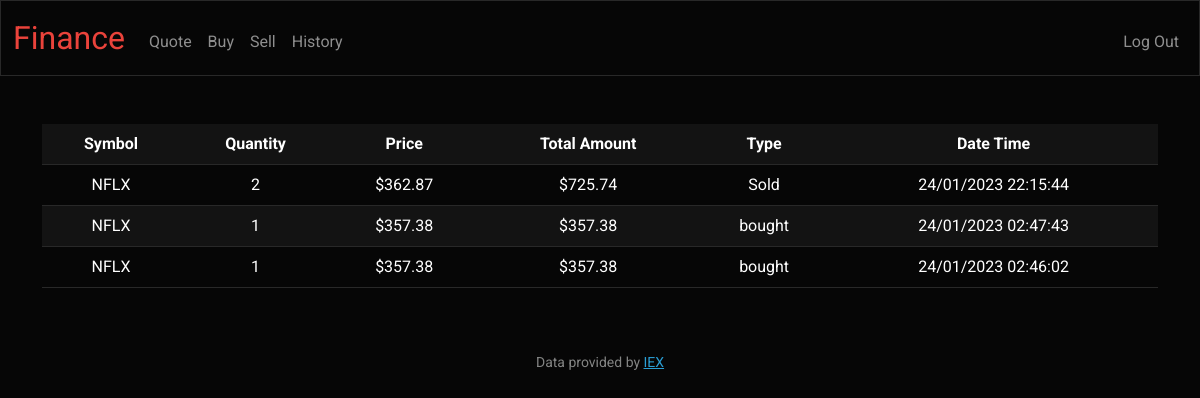
The app's page /history (signed in) with its own data.
### tables this page shows
CREATE TABLE transactions ('id' INTEGER PRIMARY KEY AUTOINCREMENT NOT NULL,'userid' INTEGER NOT NULL, 'name' TEXT NOT NULL,'symbol' TEXT NOT NULL, 'price' NUMERIC NOT NULL ,'quantity' INTEGER,'type' TEXT NOT NULL,'date' TEXT NOT NULL, 'time' TEXT NOT NULL, 'total' NUMERIC NOT NULL,FOREIGN KEY(userid) REFERENCES users(id) );

### app.py (the view)
@app.route("/history")
@login_required
def history():
    user_id = session["user_id"]
    transactions_history = db.execute(
        "SELECT * FROM transactions WHERE userid=? ORDER BY id DESC", user_id)
    return render_template("history.html", transactions=transactions_history)

### app.py (called while the page is built)
@app.after_request
def after_request(response):
    response.headers["Cache-Control"] = "no-cache, no-store, must-revalidate"
    response.headers["Expires"] = 0
    response.headers["Pragma"] = "no-cache"
    return response

### helpers.py (called while the page is built)
def login_required(f):
    @wraps(f)
    def decorated_function(*args, **kwargs):
        if session.get("user_id") is None:
            return redirect("/login")
        return f(*args, **kwargs)
    return decorated_function

def usd(value):
    return f"${value:,.2f}"

### templates/history.html (shortened to what this page needs)
{% extends "layout.html" %}
{% block main %}
    <div class="container">
        <table class="table table-striped">
            <thead>
                <tr>
                    <th>Symbol</th>
                    <th>Quantity</th>
                    <th>Price</th>
                    <th>Total Amount</th>
                    <th>Type</th>
                    <th>Date Time</th>
                </tr>
            </thead>
            <tbody>
                    {% for i in transactions %}
                    <tr>
                        <td>{{ i["symbol"].upper() }}</td>
                        <td>{{ i["quantity"] }}</td>
                        <td>{{ i["price"] | usd }}</td>
                        <td>{{ i["total"] | usd }}</td>
                        <td>{{ i["type"] }}</td>
                        <td>{{i["date"]}} {{i["time"]}}</td>
                    </tr>
                    {% endfor %}
            </tbody>
        </table>
    </div>
{% endblock %}

### records on screen
transactions: symbol "NFLX", quantity "2", price "$362.87", total "$725.74", type "Sold", date "24/01/2023", time "22:15:44"
transactions: symbol "NFLX", quantity "1", price "$357.38", total "$357.38", type "bought", date "24/01/2023", time "02:47:43"
transactions: symbol "NFLX", quantity "1", price "$357.38", total "$357.38", type "bought", date "24/01/2023", time "02:46:02"
